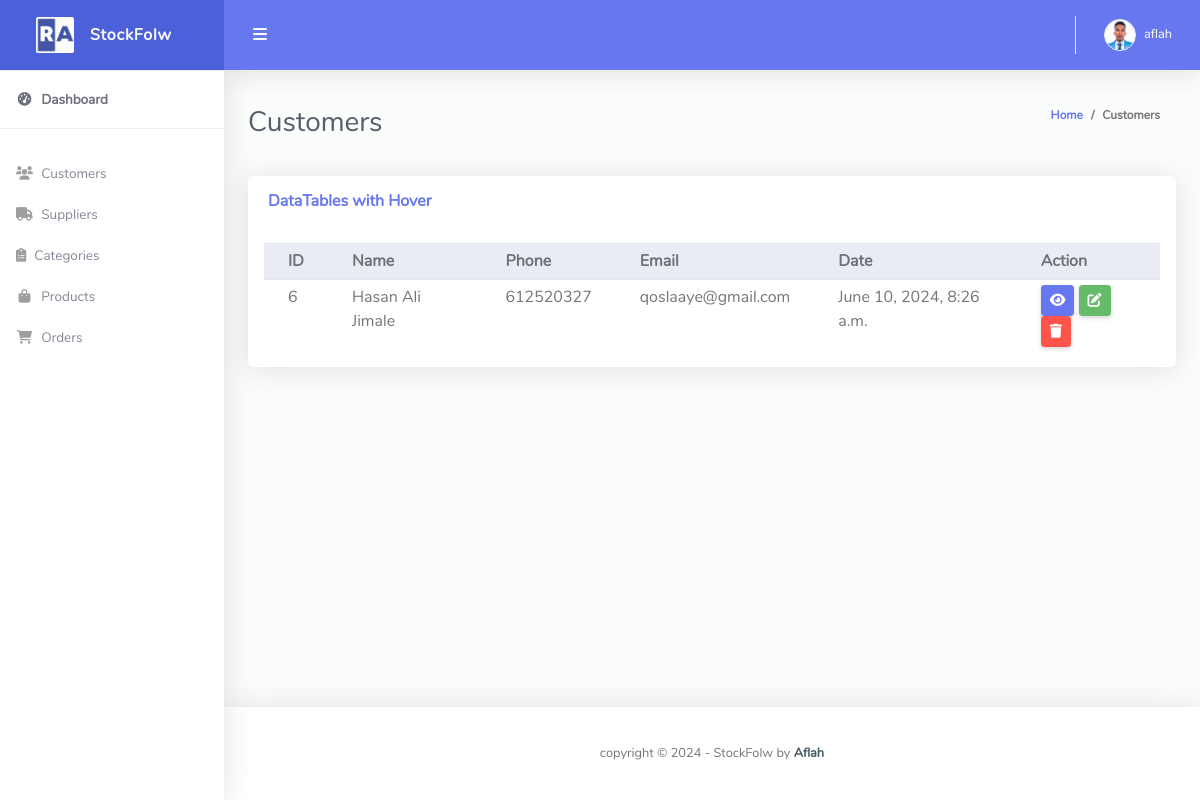
The page /customer/ (signed in) on the database its author committed.
### stockflow/models.py (models this page shows, shortened)
class Customer(models.Model):
	user = models.OneToOneField(User, null=True, blank=True, on_delete=models.CASCADE)
	name = models.CharField(max_length=200, null=True)
	phone = models.CharField(max_length=200, null=True)
	email = models.CharField(max_length=200, null=True)
	profile_pic = models.ImageField(default="profile1.png", null=True, blank=True)
	date_created = models.DateTimeField(auto_now_add=True, null=True)

### stockflow/views.py (the view)
# urls.py: path('customer/', views.customer, name='customer'),
@login_required(login_url='login')
def customer(request):
    customers = Customer.objects.all()
    context = {'customers': customers}
    return render(request, 'customer.html', context)

### templates/customer.html (shortened to what this page needs)
{% extends 'base.html' %}
{% block content %}
<div class="container-fluid" id="container-wrapper">
    <div class="d-sm-flex align-items-center justify-content-between mb-4">
        <h1 class="h3 mb-0 text-gray-800">Customers</h1>
        <ol class="breadcrumb">
            <li class="breadcrumb-item"><a href="{% url 'home' %}">Home</a></li>
            <li class="breadcrumb-item">Customers</li>
        </ol>
    </div>
    <div class="row">
        <div class="col-lg-12">
            <div class="card mb-4">
                <div class="card-header py-3 d-flex flex-row align-items-center justify-content-between">
                    <h6 class="m-0 font-weight-bold text-primary">DataTables with Hover</h6>
                </div>
                <div class="table-responsive p-3">
                    <table class="table align-items-center table-flush table-hover table-sm" id="dataTableHover">
                        <thead class="thead-light">
                            <tr>
                                <th>ID</th>
                                <th>Name</th>
                                <th>Phone</th>
                                <th>Email</th>
                                <th>Date</th>
                                <th>Action</th>
                            </tr>
                        </thead>
                        <tbody>
                            {% for customer in customers %}
                            <tr>
                                <td>{{ customer.id }}</td>
                                <td>{{ customer.name }}</td>
                                <td>{{ customer.phone }}</td>
                                <td>{{ customer.email }}</td>
                                <td>{{ customer.date_created }}</td>
                                <td>
                                    <a href="" class="btn btn-sm btn-primary">
                                        <i class="fas fa-eye"></i>
                                    </a>
                                    <a href="" class="btn btn-sm btn-success">
                                        <i class="fas fa-edit"></i>
                                    </a>
                                    <a href="" class="btn btn-sm btn-danger">
                                        <i class="fas fa-trash"></i>
                                    </a>
                                </td>
                            </tr>
                            {% endfor %}
                        </tbody>
                    </table>
                </div>
            </div>
        </div>
    </div>
</div>
{% endblock %}

### templates/partials/topbar.html (shortened to what this page needs)
{% load static %}
<nav class="navbar navbar-expand navbar-light bg-navbar topbar mb-4 static-top">
    <button id="sidebarToggleTop" class="btn btn-link rounded-circle mr-3">
        <i class="fa fa-bars"></i>
    </button>
    <ul class="navbar-nav ml-auto">
        <li class="nav-item dropdown no-arrow">
            <a class="nav-link dropdown-toggle" href="#" id="userDropdown" role="button" data-toggle="dropdown"
                aria-haspopup="true" aria-expanded="false">
                {% if request.user.customer.profile_pic %}
                <img class="img-profile rounded-circle" src="{{request.user.customer.profile_pic.url}}"
                    style="max-width: 60px">
                {% else %}
                <img class="img-profile rounded-circle" src="{% static 'img/Testro.jpg' %}" style="max-width: 60px">
                {% endif %}
                <span class="ml-2 d-none d-lg-inline text-white small">{{request.user}}</span>
            </a>
        </li>
    </ul>
</nav>

### rows shown on the page
Customer: id "6", name "Hasan Ali Jimale", phone "612520327", email "qoslaaye@gmail.com", date_created "June 10, 2024, 8:26 a.m."

### other values the page prints
{{ request.user }} "aflah"
